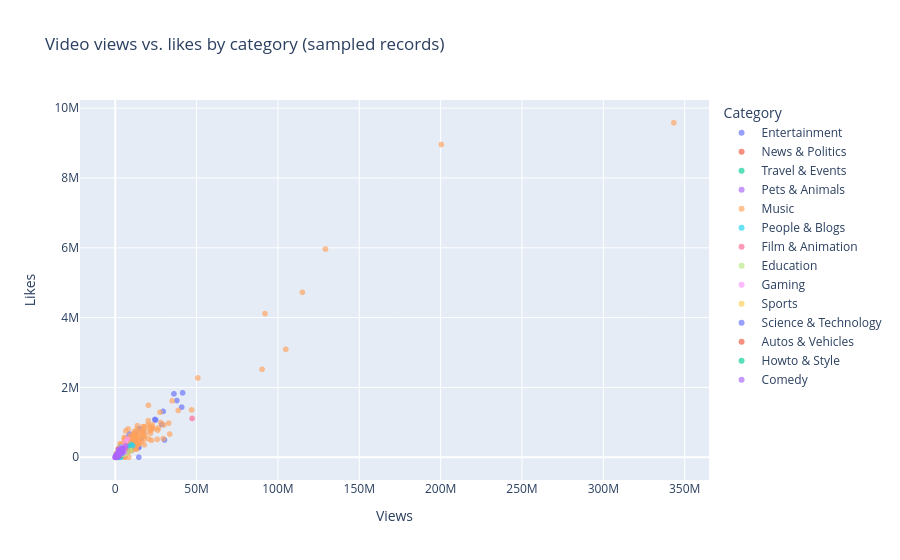

Notebook code cell kept with this figure:
### Markdown cell above
## Interactive charts

The Plotly charts below use the cleaned combined dataset. The scatter plot is sampled for readability and shows each video's title on hover; the grouped bar chart compares mean trending-record views by category across countries.

### Code cell
import plotly.express as px

plotly_scatter_data = video_data[
    ["title", "category_name", "country", "views", "likes"]
].dropna(subset=["views", "likes"])
plotly_scatter_data = plotly_scatter_data.sample(
    n=min(8000, len(plotly_scatter_data)), random_state=42
)

scatter_fig = px.scatter(
    plotly_scatter_data,
    x="views",
    y="likes",
    color="category_name",
    hover_name="title",
    hover_data={"country": True, "views": ":,", "likes": ":,"},
    render_mode="webgl",
    opacity=0.65,
    title="Video views vs. likes by category (sampled records)",
)
scatter_fig.update_layout(
    xaxis_title="Views",
    yaxis_title="Likes",
    legend_title_text="Category",
)
scatter_fig.show()

### Figure 1 — Plotly figure (JSON) as saved in the notebook; plotly's stock layout.template omitted (floating-point values rounded to 4 significant figures; data arrays with more than 128 entries replaced by an {"elided": "..."} marker saying what was removed)
{"data": [{"customdata": {"elided": "2091x1 str values"}, "hovertemplate": "<b>%{hovertext}</b><br><br>category_name=Entertainment<br>views=%{x:,}<br>likes=%{y:,}<br>country=%{customdata[0]}<extra></extra>", "hovertext": {"elided": "2091 str values"}, "legendgroup": "Entertainment", "marker": {"color": "#636efa", "opacity": 0.65, "symbol": "circle"}, "mode": "markers", "name": "Entertainment", "showlegend": true, "type": "scattergl", "x": {"elided": "2091 int values"}, "xaxis": "x", "y": {"elided": "2091 float values"}, "yaxis": "y"}, {"customdata": {"elided": "483x1 str values"}, "hovertemplate": "<b>%{hovertext}</b><br><br>category_name=News & Politics<br>views=%{x:,}<br>likes=%{y:,}<br>country=%{customdata[0]}<extra></extra>", "hovertext": {"elided": "483 str values"}, "legendgroup": "News & Politics", "marker": {"color": "#EF553B", "opacity": 0.65, "symbol": "circle"}, "mode": "markers", "name": "News & Politics", "showlegend": true, "type": "scattergl", "x": {"elided": "483 int values"}, "xaxis": "x", "y": {"elided": "483 float values"}, "yaxis": "y"}, {"customdata": [["IN"], ["US"], ["GB"], ["GB"], ["IN"], ["GB"], ["US"], ["GB"], ["US"], ["US"], ["IN"], ["US"], ["IN"], ["US"], ["IN"], ["IN"], ["GB"], ["US"], ["IN"], ["GB"], ["US"], ["GB"], ["IN"], ["IN"], ["GB"], ["IN"], ["GB"], ["US"], ["GB"], ["US"], ["US"], ["GB"], ["GB"], ["US"], ["GB"], ["IN"], ["IN"], ["GB"], ["GB"], ["US"], ["GB"], ["US"], ["GB"], ["IN"], ["US"], ["US"], ["GB"], ["US"], ["GB"], ["IN"], ["IN"], ["GB"], ["IN"], ["US"], ["US"], ["GB"], ["GB"], ["IN"], ["GB"], ["GB"], ["IN"], ["IN"], ["US"], ["GB"], ["IN"], ["GB"], ["GB"], ["GB"], ["US"], ["US"], ["US"], ["IN"], ["GB"], ["US"], ["US"], ["GB"], ["US"], ["US"], ["GB"], ["IN"], ["IN"], ["GB"], ["US"], ["US"], ["US"], ["IN"], ["US"], ["GB"], ["US"], ["IN"], ["GB"], ["US"], ["IN"], ["IN"], ["IN"], ["US"], ["GB"], ["GB"], ["US"], ["IN"], ["US"], ["GB"], ["US"], ["IN"], ["IN"], ["IN"], ["US"], ["IN"], ["IN"], ["GB"], ["IN"], ["GB"], ["US"], ["GB"], ["IN"], ["GB"], ["GB"], ["US"], ["US"]], "hovertemplate": "<b>%{hovertext}</b><br><br>category_name=Travel & Events<br>views=%{x:,}<br>likes=%{y:,}<br>country=%{customdata[0]}<extra></extra>", "hovertext": ["Perfect Paris Recipe", "Surprising Festival Reaction", "Surprising Cars Challenge", "Ultimate Monsoon Review!", "Shocking Chess Secret", "Surprising Budget Tutorial EXCLUSIVE", "Final Minecraft Prank", "Official Budget Secret!", "Surprising Football Finale FULL", "Incredible Election Mystery FULL", "Final Bangalore Breakdown", "Insane Bangalore Trailer", "Brand New Pasta Review", "Surprising Bangalore Vlog", "Incredible Monsoon Finale", "Surprising Football Secret", "Shocking Budget Secret FULL", "AMAZING ROBOTS MYSTERY", "Honest Cricket Review!", "Surprising Paris Vlog", "QUIET ROBOTS FINALE", "INSANE MINECRAFT RECIPE LEAKED", "Perfect Guitar Challenge", "HONEST MINECRAFT VLOG", "Ultimate Guitar Finale!", "Insane Pasta Recipe", "Final Minecraft Interview!", "Epic Cats Secret?!", "OFFICIAL FESTIVAL UPDATE FULL", "Insane Bangalore Trailer", "Brand New Winter Recipe OFFICIAL", "Final Minecraft Interview!", "Official Budget Secret!", "Surprising Cats Prank", "Surprising Guitar Review", "Epic Winter Secret!!", "Perfect Guitar Challenge", "Ultimate Guitar Finale!", "Ultimate Chess Tutorial?!", "Official Paris Speech", "Quiet Football Trailer MUST", "Crazy Bangalore Challenge", "Amazing Minecraft Challenge", "AMAZING ROBOTS REACTION?", "Surprising Cats Secret WATCH", "Shocking Election Unboxing OFFICIAL", "Ultimate Cricket Recipe FULL", "Insane Robots Challenge", "Amazing Football Speech MUST", "Honest Cricket Vlog", "Surprising Winter Update", "SURPRISING MINECRAFT UPDATE", "Amazing Winter Update OFFICIAL", "Wild Festival Interview", "INCREDIBLE SPACE UNBOXING", "Quiet Cats Trailer?", "Insane Cats Unboxing", "Shocking Chess Secret", "Shocking Budget Secret FULL", "Ultimate Guitar Finale!", "Wild Cats Update", "Official Football Tutorial FULL!", "Insane Space Secret WATCH", "Surprising Bangalore Finale OFFICIAL!", "Brand New Phones Reaction!", "Surprising Winter Mystery", "WILD WINTER PRANK", "Ultimate Cricket Recipe FULL", "Epic Chess Prank", "Crazy Phones Interview", "Surprising Bangalore Vlog", "Shocking Cats Recipe", "Ultimate Winter Vlog", "PERFECT PHONES HIGHLIGHTS", "Quiet Monsoon Tutorial", "Final Minecraft Interview!", "Shocking Cats Prank", "Quiet Paris Reaction", "Official Cricket Mystery", "Insane Paris Breakdown", "Incredible Space Update OFFICIAL", "Crazy Paris Prank", "Ultimate Guitar Review", "Shocking Chess Secret", "Honest Bangalore Update", "Quiet Chess Secret LIVE", "Wild Robots Challenge", "Incredible Phones Highlights", "Final Minecraft Prank", "Shocking Monsoon Reaction", "BRAND NEW CARS TRAILER?!", "Insane Football Breakdown", "Ultimate Chess Breakdown", "Surprising Winter Update", "Wild Guitar Challenge", "Epic Cars Secret", "Ultimate Winter Challenge!!", "Perfect Monsoon Review", "CRAZY WINTER BREAKDOWN", "Shocking Cats Mystery", "Insane Robots Challenge", "Final Minecraft Interview!", "Incredible Election Mystery FULL", "Amazing Winter Update OFFICIAL", "Epic Cricket Trailer", "Ultimate Phones Highlights", "Shocking Cats Prank", "Honest Pasta Prank", "Surprising Winter Update", "Amazing Paris Vlog", "Quiet Budget Breakdown", "Incredible Space Prank LIVE?!", "Brand New Chess Finale", "Honest Election Secret MUST?!", "Crazy Minecraft Breakdown", "Incredible Phones Unboxing LEAKED", "Brand New Cats Vlog", "Crazy Pasta Unboxing LEAKED", "Wild Robots Reaction?"], "legendgroup": "Travel & Events", "marker": {"color": "#00cc96", "opacity": 0.65, "symbol": "circle"}, "mode": "markers", "name": "Travel & Events", "showlegend": true, "type": "scattergl", "x": [84430, 150121, 35643, 117943, 23022, 151171, 494581, 363644, 676426, 29319, 41677, 148561, 74709, 158897, 672322, 207687, 175246, 43343, 46273, 32990, 139360, 485756, 70273, 277794, 62096, 30266, 1988625, 23754, 184281, 121261, 867470, 372342, 681799, 9852, 184082, 79030, 59781, 108938, 127648, 261497, 32442, 79273, 66360, 206447, 1051835, 39066, 31084, 701215, 22280, 74115, 1432160, 41356, 684060, 11801, 131256, 23185, 52564, 14753, 335800, 130791, 169662, 1119929, 54155, 15690, 50863, 52535, 87640, 43450, 365724, 76446, 113776, 151460, 21069, 132967, 72355, 480557, 75195, 463665, 9642, 205275, 71134, 283019, 40627, 28352, 70516, 19601, 13024, 39721, 419555, 25581, 27786, 48923, 618206, 810442, 5316, 240398, 13604, 264964, 49535, 113940, 904396, 843193, 36491, 858304, 121895, 643278, 82848, 289330, 1001478, 57917, 73383, 209930, 137542, 578602, 271673, 664575, 110203, 17862, 36607], "xaxis": "x", "y": [2291.0, 3810.0, 1391.0, 6322.0, 777.0, 3337.0, 23220.0, 9264.0, 20420.0, 1590.0, 910.0, 4987.0, 1698.0, 4083.0, 11880.0, 5271.0, 5276.0, 1753.0, 1670.0, 845.0, 2379.0, 21950.0, 1721.0, 7244.0, 1363.0, 888.0, 49500.0, 607.0, 10370.0, 4071.0, 18350.0, 9269.0, 17370.0, 278.0, 6595.0, 1375.0, 1464.0, 2392.0, 4428.0, 6736.0, 1151.0, 3064.0, 1698.0, 3610.0, 34460.0, 1128.0, 1436.0, 14860.0, 0.0, 2460.0, 68270.0, 1065.0, 11230.0, 608.0, 3883.0, 735.0, 1948.0, 497.0, 10110.0, 2872.0, 6538.0, 56000.0, 1057.0, 489.0, 1384.0, 2187.0, 4278.0, 2008.0, 9829.0, 2935.0, 2924.0, 4389.0, 575.0, 6066.0, 2048.0, 11960.0, 3115.0, 7714.0, 240.0, 6229.0, 1761.0, 9278.0, 2015.0, 957.0, 3662.0, 695.0, 340.0, 961.0, 19700.0, 613.0, 696.0, 8467.0, 27900.0, 38640.0, 118.0, 6841.0, 1133.0, 5484.0, 1644.0, 2048.0, 19170.0, 20990.0, 1979.0, 14090.0, 8120.0, 19620.0, 3432.0, 7357.0, 47740.0, 1543.0, 2249.0, 5069.0, 6013.0, 10900.0, 10130.0, 15200.0, 2473.0, 787.0, 1866.0], "yaxis": "y"}, {"customdata": {"elided": "154x1 str values"}, "hovertemplate": "<b>%{hovertext}</b><br><br>category_name=Pets & Animals<br>views=%{x:,}<br>likes=%{y:,}<br>country=%{customdata[0]}<extra></extra>", "hovertext": {"elided": "154 str values"}, "legendgroup": "Pets & Animals", "marker": {"color": "#ab63fa", "opacity": 0.65, "symbol": "circle"}, "mode": "markers", "name": "Pets & Animals", "showlegend": true, "type": "scattergl", "x": {"elided": "154 int values"}, "xaxis": "x", "y": {"elided": "154 float values"}, "yaxis": "y"}, {"customdata": {"elided": "1798x1 str values"}, "hovertemplate": "<b>%{hovertext}</b><br><br>category_name=Music<br>views=%{x:,}<br>likes=%{y:,}<br>country=%{customdata[0]}<extra></extra>", "hovertext": {"elided": "1798 str values"}, "legendgroup": "Music", "marker": {"color": "#FFA15A", "opacity": 0.65, "symbol": "circle"}, "mode": "markers", "name": "Music", "showlegend": true, "type": "scattergl", "x": {"elided": "1798 int values"}, "xaxis": "x", "y": {"elided": "1798 float values"}, "yaxis": "y"}, {"customdata": {"elided": "668x1 str values"}, "hovertemplate": "<b>%{hovertext}</b><br><br>category_name=People & Blogs<br>views=%{x:,}<br>likes=%{y:,}<br>country=%{customdata[0]}<extra></extra>", "hovertext": {"elided": "668 str values"}, "legendgroup": "People & Blogs", "marker": {"color": "#19d3f3", "opacity": 0.65, "symbol": "circle"}, "mode": "markers", "name": "People & Blogs", "showlegend": true, "type": "scattergl", "x": {"elided": "668 int values"}, "xaxis": "x", "y": {"elided": "668 float values"}, "yaxis": "y"}, {"customdata": {"elided": "403x1 str values"}, "hovertemplate": "<b>%{hovertext}</b><br><br>category_name=Film & Animation<br>views=%{x:,}<br>likes=%{y:,}<br>country=%{customdata[0]}<extra></extra>", "hovertext": {"elided": "403 str values"}, "legendgroup": "Film & Animation", "marker": {"color": "#FF6692", "opacity": 0.65, "symbol": "circle"}, "mode": "markers", "name": "Film & Animation", "showlegend": true, "type": "scattergl", "x": {"elided": "403 int values"}, "xaxis": "x", "y": {"elided": "403 float values"}, "yaxis": "y"}, {"customdata": {"elided": "303x1 str values"}, "hovertemplate": "<b>%{hovertext}</b><br><br>category_name=Education<br>views=%{x:,}<br>likes=%{y:,}<br>country=%{customdata[0]}<extra></extra>", "hovertext": {"elided": "303 str values"}, "legendgroup": "Education", "marker": {"color": "#B6E880", "opacity": 0.65, "symbol": "circle"}, "mode": "markers", "name": "Education", "showlegend": true, "type": "scattergl", "x": {"elided": "303 int values"}, "xaxis": "x", "y": {"elided": "303 float values"}, "yaxis": "y"}, {"customdata": {"elided": "359x1 str values"}, "hovertemplate": "<b>%{hovertext}</b><br><br>category_name=Gaming<br>views=%{x:,}<br>likes=%{y:,}<br>country=%{customdata[0]}<extra></extra>", "hovertext": {"elided": "359 str values"}, "legendgroup": "Gaming", "marker": {"color": "#FF97FF", "opacity": 0.65, "symbol": "circle"}, "mode": "markers", "name": "Gaming", "showlegend": true, "type": "scattergl", "x": {"elided": "359 int values"}, "xaxis": "x", "y": {"elided": "359 float values"}, "yaxis": "y"}, {"customdata": {"elided": "326x1 str values"}, "hovertemplate": "<b>%{hovertext}</b><br><br>category_name=Sports<br>views=%{x:,}<br>likes=%{y:,}<br>country=%{customdata[0]}<extra></extra>", "hovertext": {"elided": "326 str values"}, "legendgroup": "Sports", "marker": {"color": "#FECB52", "opacity": 0.65, "symbol": "circle"}, "mode": "markers", "name": "Sports", "showlegend": true, "type": "scattergl", "x": {"elided": "326 int values"}, "xaxis": "x", "y": {"elided": "326 float values"}, "yaxis": "y"}, {"customdata": {"elided": "268x1 str values"}, "hovertemplate": "<b>%{hovertext}</b><br><br>category_name=Science & Technology<br>views=%{x:,}<br>likes=%{y:,}<br>country=%{customdata[0]}<extra></extra>", "hovertext": {"elided": "268 str values"}, "legendgroup": "Science & Technology", "marker": {"color": "#636efa", "opacity": 0.65, "symbol": "circle"}, "mode": "markers", "name": "Science & Technology", "showlegend": true, "type": "scattergl", "x": {"elided": "268 int values"}, "xaxis": "x", "y": {"elided": "268 float values"}, "yaxis": "y"}, {"customdata": {"elided": "171x1 str values"}, "hovertemplate": "<b>%{hovertext}</b><br><br>category_name=Autos & Vehicles<br>views=%{x:,}<br>likes=%{y:,}<br>country=%{customdata[0]}<extra></extra>", "hovertext": {"elided": "171 str values"}, "legendgroup": "Autos & Vehicles", "marker": {"color": "#EF553B", "opacity": 0.65, "symbol": "circle"}, "mode": "markers", "name": "Autos & Vehicles", "showlegend": true, "type": "scattergl", "x": {"elided": "171 int values"}, "xaxis": "x", "y": {"elided": "171 float values"}, "yaxis": "y"}, {"customdata": {"elided": "308x1 str values"}, "hovertemplate": "<b>%{hovertext}</b><br><br>category_name=Howto & Style<br>views=%{x:,}<br>likes=%{y:,}<br>country=%{customdata[0]}<extra></extra>", "hovertext": {"elided": "308 str values"}, "legendgroup": "Howto & Style", "marker": {"color": "#00cc96", "opacity": 0.65, "symbol": "circle"}, "mode": "markers", "name": "Howto & Style", "showlegend": true, "type": "scattergl", "x": {"elided": "308 int values"}, "xaxis": "x", "y": {"elided": "308 float values"}, "yaxis": "y"}, {"customdata": {"elided": "549x1 str values"}, "hovertemplate": "<b>%{hovertext}</b><br><br>category_name=Comedy<br>views=%{x:,}<br>likes=%{y:,}<br>country=%{customdata[0]}<extra></extra>", "hovertext": {"elided": "549 str values"}, "legendgroup": "Comedy", "marker": {"color": "#ab63fa", "opacity": 0.65, "symbol": "circle"}, "mode": "markers", "name": "Comedy", "showlegend": true, "type": "scattergl", "x": {"elided": "549 int values"}, "xaxis": "x", "y": {"elided": "549 float values"}, "yaxis": "y"}], "layout": {"legend": {"title": {"text": "Category"}, "tracegroupgap": 0}, "title": {"text": "Video views vs. likes by category (sampled records)"}, "xaxis": {"anchor": "y", "domain": [0, 1], "title": {"text": "Views"}}, "yaxis": {"anchor": "x", "domain": [0, 1], "title": {"text": "Likes"}}}}
